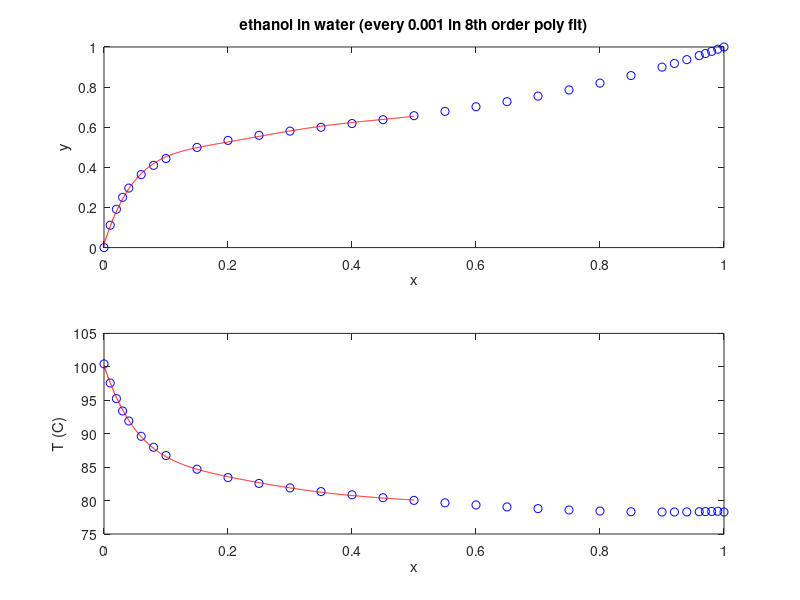

Write MATLAB code to recreate this figure.
% http://vle-calc.com/
% P = 1 atm = 1.01325 bar
% TEMPERATURE 	x1 (ethanol) 	y1 (ethanol)
% deg C 	mol/mol 	mol/mol
d = [100.441 	0 	0
97.5835 	0.01 	0.11164
95.2475 	0.02 	0.191085
93.3981 	0.03 	0.250545
91.8976 	0.04 	0.296722
89.6158 	0.06 	0.363756
87.9707 	0.08 	0.410054
86.7354 	0.1 	0.443975
84.6893 	0.15 	0.499492
83.4351 	0.2 	0.534207
82.5642 	0.25 	0.559613
81.8956 	0.3 	0.58066
81.3415 	0.35 	0.599826
80.8581 	0.4 	0.618502
80.4235 	0.45 	0.637544
80.0272 	0.5 	0.65754
79.6653 	0.55 	0.678934
79.3377 	0.6 	0.702102
79.0464 	0.65 	0.727396
78.7948 	0.7 	0.755173
78.5876 	0.75 	0.785817
78.4299 	0.8 	0.819759
78.3276 	0.85 	0.857498
78.2876 	0.9 	0.899622
78.2906 	0.92 	0.917853
78.3052 	0.94 	0.936949
78.332 	0.96 	0.956964
78.3501 	0.97 	0.967335
78.3715 	0.98 	0.977959
78.3962 	0.99 	0.988845
78.2929 	1 	1];

T = d(:,1);
x = d(:,2);
y = d(:,3);

n = 8;

xp = linspace(0,.5,1000);

% *** IMPROVE: for getX and getY, only need to fit input data through
% *** max x,y seen in distillation

% *** IMPROVE: for getX2 during distill know direction x,y moving, so
% *** start from last solution to new solution & only from start on reset,
% *** where can also use better method of solution

coef = polyfit(x,y,n)
yp = polyval(coef,xp);
subplot(2,1,1), plot(x,y,'bo',xp,yp,'r'),
title('ethanol in water (every 0.001 in 8th order poly fit)'),
xlabel('x'),ylabel('y')

% % NO DRAMATIC IMPROVEMENT FITTING DIFFERENCE FROM DIAGONAL
% % (y-x) vs. x, and fitting normal from diagonal vs. x same as
% % fitting difference times sqrt(2)/2
% % 
% coef = polyfit(x,y-x,n)
% f = polyval(coef,xp);
% subplot(2,1,2), plot(x,y,'bo',xp,f+xp,'r'),
% title('ethanol in water (every 0.001 in 8th order poly fit)'),
% xlabel('x'),ylabel('y')

coefT = polyfit(x,T,n)
Tp = polyval(coefT,xp);
subplot(2,1,2), plot(x,T,'bo',xp,Tp,'r'), xlabel('x'),ylabel('T (C)')

% for n=8 fit of all points get sum sq error = 9.44e-4 for all points
% for n-8 fit of all points get sum sq error = 8.17e-4 for x=0 to x=0.5 pts
% for n=8 fit of points x=0 to x=0.5, get sum sq error = 0.301e-4

coef = polyfit(x,y,n)
yp = polyval(coef,x(1:16));
sse = sum((y(1:16)-yp).^2)

